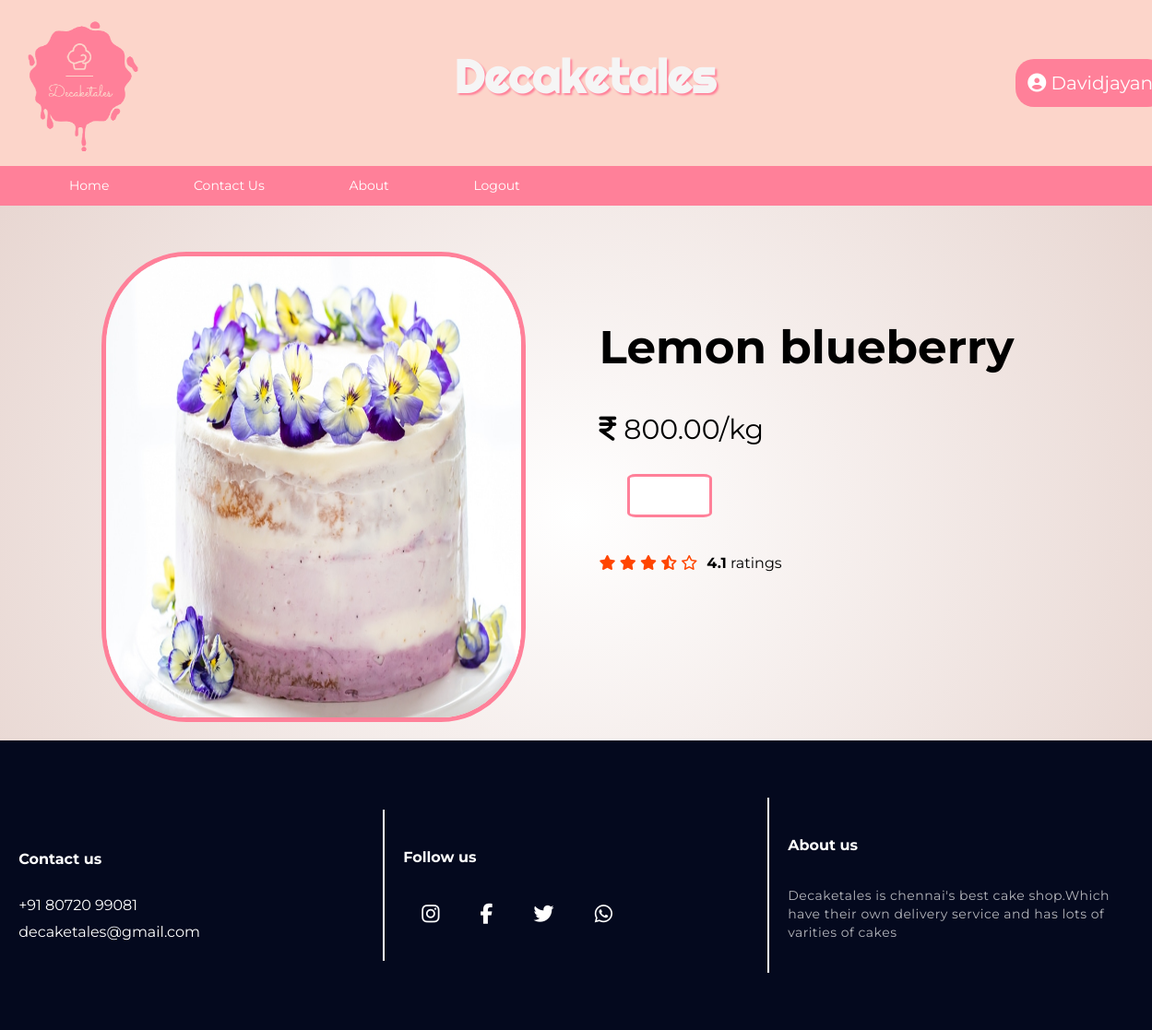
Page /product.php?variable=1&variable2=exoticcakes (signed in) on the committed database.
### tables this page shows
CREATE TABLE `exoticcakes` (
  `id` int(8) NOT NULL,
  `name` varchar(255) NOT NULL,
  `code` varchar(255) NOT NULL,
  `image` text NOT NULL,
  `price` double(10,2) NOT NULL
);

### dbcontroller.php (called while the page is built, shortened)
<?php
class DBController {
	public $host = "localhost";
	public $user = "root";
	public $password = "";
	public $database = "tblproduct";
	public $conn;
	function __construct() {
		$this->conn = $this->connectDB();
	}
	function connectDB() {
		$conn = mysqli_connect($this->host,$this->user,$this->password,$this->database);
		return $conn;
	}
	function runQuery($query) {
		$result = mysqli_query($this->conn,$query);
		while($row=mysqli_fetch_assoc($result)) {
			$resultset[] = $row;
		}
		if(!empty($resultset))
			return $resultset;
	}
}
?>

### product.php (the view, shortened to what this page needs)
<?php
require_once("dbcontroller.php");
$db_handle = new dbcontroller();
?>
<!DOCTYPE html>
<html>
<head>
  <link rel="stylesheet" href="/asssets/css/all.css" >
    </head>
    <body>
        <header class="shadow">
        <div class="hd">
        <img src="images/logo.png"  alt="logo here">
        <h1>
            Decaketales
        </h1>
        <div class="hhh">
            <a href="shopcart.php">
                <i class="fas fa-user-circle"></i>
                <span class="signin"><?php echo htmlspecialchars($_SESSION["username"]); ?></span>
            </a></div>
        </div>
        <nav id="myHeader">
            <li><a href="home.php">Home</a></li>
            <li><a href="#contactus">Contact Us</a></li>
            <li><a href="#aboutus">About</a></li>
            <li><a href="logout.php">Logout</a></li>
        </nav>
    </header>
             <?php
                if(isset($_GET['variable2'])) {
                    $new_variable2 = $_GET['variable2'];
	           $product_array = $db_handle->runQuery("SELECT * FROM $new_variable2 ORDER BY id ASC");
	           if (!empty($product_array)) {
                   if(isset($_GET['variable'])) {
		        ?>
            <form method="post" action="shopcart.php?action=add&code=<?php echo $product_array[$_GET['variable']]["code"]; ?>&variable2=<?php echo $_GET['variable2'];?>" target="_blank">
                <div class="banner">
                    <div class="col1"><img src="<?php echo $product_array[$_GET['variable']]["image"];?>" ></div>
            <div class="col2">
                    <h1><?php echo $product_array[$_GET['variable']]["name"];?></h1>
                <div style="font-size:30px;margin-top:40px;"><i class="fa fa-inr"></i><span style="padding:4px;"></span><?php echo $product_array[$_GET['variable']]["price"];?>/kg</div>
                <input type="number" min="1" max="5" id="numval<?php echo $product_array[$_GET['variable']]["id"];?>" name="quantity" onchange="calc(<?php echo $product_array[$_GET['variable']]["id"];?>);">
                <div style="padding-top:10px;"><i class="fas fa-star" style="color:orangered; "></i>
                <i class="fas fa-star"style="color:orangered;"></i>
                <i class="fas fa-star" style="color:orangered;"></i>
                    <i class="fas fa-star-half-alt" style="color:orangered;"></i>
                    <i class="far fa-star" style="color:orangered;"></i><span style="padding:10px;"><b>4.1</b> ratings</span>
                </div> </div></div>  </form>
               <?php
                   }
               }
                }
            ?>
        <footer>
    <div id="contactus" class="fcol1">
        <h4>Contact us</h4>
        <a href="tel:+918072099081">+91 80720 99081</a>
        <a href="mailto:decaketales@gmail.com">decaketales@gmail.com</a>
        </div>
        <div class="fcol2">
        <h4>Follow us</h4>
        <div >
        <i style="padding:20px;" class="fab fa-instagram"></i>
        <i style="padding:20px;" class="fab fa-facebook-f"></i>
        <i style="padding:20px;" class="fab fa-twitter"></i>
        <i style="padding:20px;" class="fab fa-whatsapp"></i>
            </div>
        </div>
        <div id="aboutus"class="fcol3">
        <h4>About us</h4>
        <p style="opacity:0.7;font-size:14px;letter-spacing:0.5px;line-height:20px;">Decaketales is chennai's best cake shop.Which have their own delivery service and has lots of varities of cakes </p>
        </div>
    </footer>
    </body>
</html>

### product.php (style rules this page uses)
html, body { width: 100%; height: 100%; margin: 0px; }
body { background-image: radial-gradient(rgb(255, 255, 255), rgb(227, 206, 200)); box-sizing: border-box; font-family: 'Montserrat', sans-serif; }
header { height: auto; width: 100%; background-color: rgb(252, 213, 202); }
.hd { display: flex; flex-direction: row; justify-content: flex-start; flex-wrap: nowrap; align-content: center; }
.hd h1 { font-family: 'Righteous', cursive; text-align: center; margin:1% 25%; font-size: 50px; color: whitesmoke; padding-top: 3.2%; text-shadow: rgb(255,128,153) 2px 2px 2px; }
.shadow { box-shadow: rgba(0, 0, 0, 0.2) 0px 4px 8px 0px, rgba(0, 0, 0, 0.19) 0px 6px 20px 0px; }
.hd img { margin-left: 0; margin-top:auto; width:180px; height: 180px; }
.signin { text-align: center; }
.hhh { margin:auto 1%; }
.hhh a { white-space: nowrap; padding:10%; font-size: 20px; color: white; text-decoration: none; background-color: rgb(255,128,153); border-radius: 20px; }
nav { float: left; background-color: rgb(255,128,153); width: 100%; }
nav li { margin-left: 5%; display: inline-grid; padding: 1%; color:white; }
nav li a { text-decoration: none; color:inherit; font-size: 14px; }
img { vertical-align: middle; }
input { width: 50px; border-style: none; padding: 3px; }
a { text-decoration: inherit; color:black; }
.banner { display: flex; flex-direction: row; justify-content: center; flex-wrap: wrap; width: 100%; padding-top: 50px; }
.col1 { margin-right:40px; }
.col1 img { width:450px; height: 500px; border: 5px solid rgb(255,128,153); border-radius: 20%; }
.col2 { margin:40px; }
.col2 h1 { font-size: 50px; }
.banner input { width:80px; height: 35px; margin: 30px; color: black; border-radius: 10%; border:3px solid rgb(255,128,153); }
footer { background-color:#04091E; padding:5% 0; display: flex; flex-direction: row; justify-content: center; flex-wrap: wrap; width:100%; margin: 20px auto; }
.fcol1 { display:flex; flex-direction:column; color:white; padding:20px; margin:auto; width:30%; height:70%; text-align: left; }
.fcol2 { display:flex; flex-direction:column; color:white; border-left: 2px solid white; padding:20px; height: 70%; width:30%; text-align: left; margin:auto; }
.fcol3 { display:flex; flex-direction:column; color:white; border-left: 2px solid white; padding:20px; width: 30%; margin:auto; height: 70%; text-align: left; }
footer i { font-size: 22px; }
footer a { color:white; padding-top: 10px; }

### rows in the picture
exoticcakes: image (picture), name "Lemon blueberry", price "800.00"

### other values in the picture
$_SESSION["username"] "Davidjayan"
